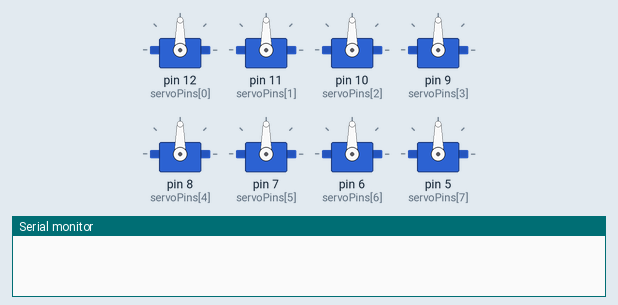
This sketch was run on a simulated Arduino Uno, built with avr-gcc and run on an emulated ATmega328P. Shown: 8 × servo, the last lines printed to the serial monitor.

Above: at 0.1 s.
At 1.15 s:
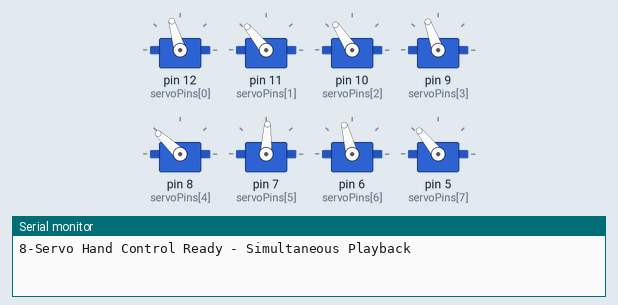
At 7.84 s:
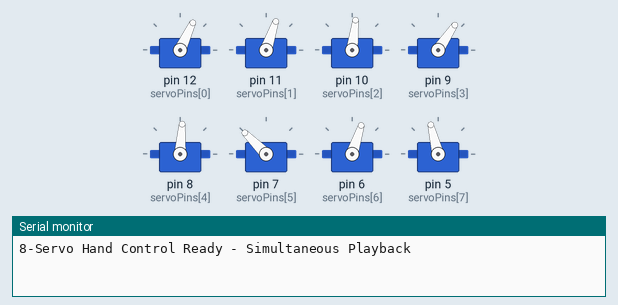
At 11.69 s:
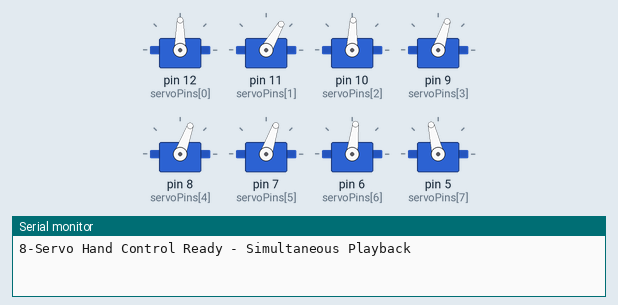
At 21.86 s:
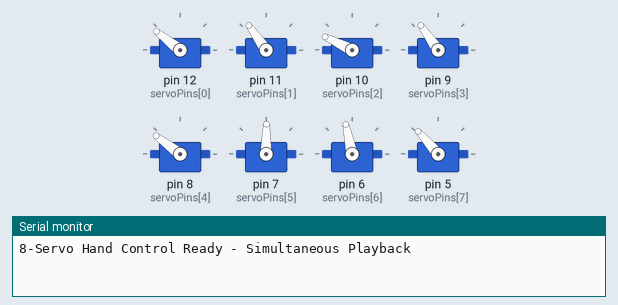
At 38.2 s:
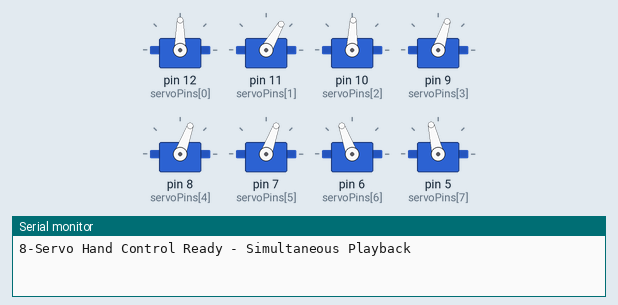
Timing chart, 0 to 40.0 s (numbered marks = the images above):
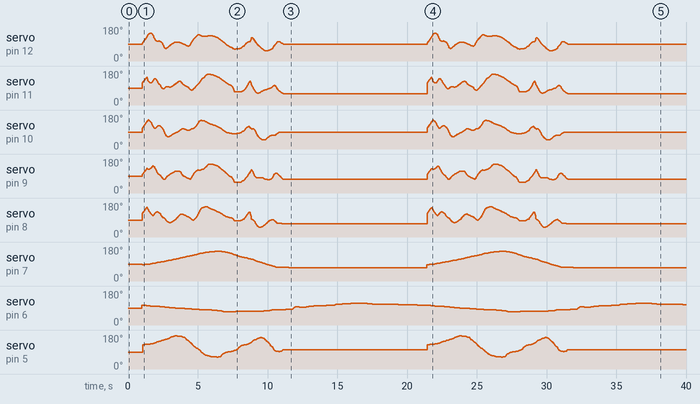

The sketch:

hand_movements_20251204_215802.ino
```cpp
/*
 * 8-Servo Hand Control - Generated Movement Code (SIMULTANEOUS PLAYBACK)
 * Generated: 2025-12-04 21:58:02
 * Layers: 4
 * Original Frames Recorded: 3735
 * Loop Duration: 20.40s (recorded) / 20.40s (at 1.0x speed)
 * Playback Speed: 1.0x
 *
 * Hardware: 5 Finger Servos + 3 Arm Servos
 * Fingers: Thumb, Index, Middle, Ring, Pinky
 * Arm: Shoulder, Elbow, Wrist
 *
 * Pin Mapping (reversed order):
 * Pin 12 -> Thumb (servo 0)
 * Pin 11 -> Index (servo 1)
 * Pin 10 -> Middle (servo 2)
 * Pin 9  -> Ring (servo 3)
 * Pin 8  -> Pinky (servo 4)
 * Pin 7  -> Shoulder (servo 5)
 * Pin 6  -> Elbow (servo 6)
 * Pin 5  -> Wrist (servo 7)
 */

#include <Servo.h>

// Servo objects
Servo servo[8];
int servoPins[8] = {12, 11, 10, 9, 8, 7, 6, 5};

// Timing
unsigned long loopStartTime;
unsigned long loopDuration = 20401; // milliseconds (adjusted for 1.0x speed)

// Layer data structures

// Layer 1: Layer_1 (manual mode) - 53 keyframes
const int layer1_count = 53;
const unsigned long layer1_times[] PROGMEM = {2, 497, 722, 978, 1154, 1386, 1692, 1878, 2130, 2306, 2529, 2698, 2858, 3034, 3201, 3399, 3604, 3818, 3978, 4117, 4402, 4619, 4894, 5362, 5858, 5989, 6218, 6374, 6505, 6602, 6778, 6869, 6938, 7149, 7309, 7531, 7654, 7850, 7991, 8066, 8160, 8347, 8490, 8623, 8750, 8842, 8969, 9121, 9310, 9410, 9545, 9674, 12215};
const int layer1_servo5[] PROGMEM = {87, 90, 93, 96, 99, 102, 105, 109, 112, 115, 118, 121, 124, 127, 130, 133, 136, 139, 142, 146, 149, 152, 155, 158, 155, 152, 149, 146, 142, 139, 136, 133, 130, 127, 124, 121, 118, 115, 112, 109, 105, 102, 99, 96, 93, 90, 87, 84, 81, 78, 75, 72, 69};
int layer1_index = 0;

// Layer 2: Layer_2 (manual mode) - 31 keyframes
const int layer2_count = 31;
const unsigned long layer2_times[] PROGMEM = {0, 442, 627, 1596, 1731, 2376, 3284, 3685, 4874, 5227, 5694, 5819, 8486, 9169, 9307, 10780, 10832, 10883, 10952, 11007, 11420, 11934, 12025, 12936, 13803, 13908, 14587, 15771, 16138, 16700, 20370};
const int layer2_servo6[] PROGMEM = {105, 102, 99, 96, 93, 90, 86, 83, 80, 77, 74, 71, 74, 77, 81, 84, 88, 91, 94, 97, 94, 97, 100, 103, 106, 110, 113, 116, 113, 110, 107};
int layer2_index = 0;

// Layer 3: Layer_3 (manual mode) - 96 keyframes
const int layer3_count = 96;
const unsigned long layer3_times[] PROGMEM = {27, 501, 735, 912, 1001, 1126, 1310, 1382, 1567, 1652, 1870, 1926, 1991, 2070, 2167, 2336, 2830, 2924, 3063, 3118, 3175, 3246, 3312, 3362, 3414, 3468, 3528, 3583, 3634, 3687, 3742, 3813, 3871, 3965, 4031, 4087, 4151, 4206, 4263, 4318, 4391, 4443, 4510, 4631, 4758, 4940, 5342, 5622, 5676, 5730, 5808, 5909, 6006, 6134, 6491, 6567, 6719, 6775, 6857, 6912, 6996, 7047, 7111, 7162, 7490, 7621, 7687, 7782, 7838, 7889, 7943, 8054, 8173, 8247, 8374, 8505, 8659, 8735, 8790, 8856, 8910, 8967, 9054, 9107, 9158, 9208, 9263, 9327, 9383, 9438, 9495, 9588, 9782, 10014, 10082, 10175};
const int layer3_servo7[] PROGMEM = {129, 132, 135, 138, 141, 145, 148, 151, 154, 157, 160, 163, 166, 169, 172, 175, 172, 169, 166, 161, 156, 153, 150, 146, 142, 139, 136, 131, 127, 122, 119, 116, 111, 108, 104, 101, 97, 92, 88, 85, 82, 78, 75, 72, 69, 66, 63, 66, 72, 78, 81, 84, 88, 91, 94, 97, 100, 103, 106, 113, 116, 120, 123, 127, 130, 133, 136, 139, 142, 146, 151, 154, 157, 161, 164, 167, 164, 161, 157, 153, 148, 144, 140, 134, 131, 124, 120, 117, 113, 104, 98, 95, 92, 95, 103, 103};
int layer3_index = 0;

// Layer 4: Layer_4 (cursor mode) - 88 keyframes
const int layer4_count = 88;
const unsigned long layer4_times[] PROGMEM = {21, 344, 448, 550, 655, 768, 868, 976, 1079, 1184, 1287, 1390, 1496, 1599, 1702, 1808, 1921, 2024, 2128, 2232, 2344, 2444, 2551, 2656, 2757, 2864, 2968, 3080, 3221, 3345, 3455, 3559, 3664, 3769, 3871, 3975, 4079, 4183, 4287, 4428, 4535, 4639, 4743, 4863, 5025, 5205, 5361, 5488, 5591, 5694, 5800, 5917, 6025, 6129, 6252, 6415, 6520, 6622, 7088, 7199, 7319, 7431, 7533, 7639, 7744, 7844, 7951, 8056, 8156, 8264, 8366, 8466, 8575, 8677, 8784, 8896, 9007, 9112, 9255, 9359, 9463, 9576, 9680, 9783, 9888, 10006, 10129, 10175};
const int layer4_servo0[] PROGMEM = {94, 128, 142, 147, 147, 140, 121, 108, 104, 106, 103, 99, 88, 70, 65, 71, 78, 85, 91, 95, 99, 99, 98, 98, 96, 92, 89, 86, 80, 78, 88, 103, 114, 121, 130, 138, 138, 135, 132, 131, 130, 131, 134, 134, 133, 129, 125, 120, 113, 107, 101, 96, 87, 82, 76, 72, 65, 63, 68, 76, 81, 93, 98, 102, 101, 123, 120, 108, 97, 87, 80, 75, 66, 61, 55, 54, 55, 58, 62, 68, 81, 90, 101, 102, 100, 94, 90, 89};
const int layer4_servo1[] PROGMEM = {118, 148, 125, 118, 117, 126, 139, 138, 128, 112, 106, 91, 85, 89, 96, 96, 95, 95, 98, 103, 110, 115, 122, 126, 126, 115, 108, 102, 97, 92, 80, 78, 84, 91, 100, 108, 117, 128, 140, 145, 154, 161, 164, 162, 160, 155, 150, 146, 141, 135, 129, 124, 117, 112, 106, 102, 91, 71, 71, 74, 78, 90, 101, 117, 129, 105, 92, 77, 66, 62, 64, 67, 73, 77, 80, 82, 85, 88, 92, 99, 104, 100, 86, 76, 71, 64, 60, 59};
const int layer4_servo2[] PROGMEM = {110, 145, 154, 148, 140, 121, 110, 112, 120, 124, 121, 115, 105, 88, 71, 66, 66, 70, 75, 80, 84, 87, 92, 96, 102, 108, 106, 104, 99, 97, 103, 108, 108, 113, 122, 134, 147, 151, 150, 150, 145, 142, 137, 133, 129, 125, 120, 115, 111, 106, 99, 94, 88, 86, 84, 82, 80, 81, 86, 93, 98, 110, 116, 120, 112, 105, 107, 102, 89, 72, 62, 56, 50, 49, 49, 53, 61, 67, 72, 74, 73, 75, 83, 87, 90, 90, 88, 87};
const int layer4_servo3[] PROGMEM = {99, 130, 125, 128, 133, 143, 139, 125, 109, 98, 94, 85, 75, 71, 80, 90, 95, 101, 105, 110, 114, 116, 116, 116, 111, 96, 90, 85, 80, 75, 73, 84, 99, 108, 117, 122, 120, 121, 125, 128, 135, 143, 151, 152, 152, 148, 144, 139, 132, 125, 119, 114, 104, 98, 89, 84, 72, 56, 58, 64, 69, 81, 88, 100, 111, 123, 110, 92, 82, 81, 81, 81, 80, 79, 73, 72, 70, 71, 75, 83, 100, 105, 103, 95, 89, 78, 72, 71};
const int layer4_servo4[] PROGMEM = {125, 158, 143, 131, 121, 112, 121, 130, 135, 128, 124, 110, 103, 99, 90, 81, 76, 76, 79, 85, 91, 96, 107, 113, 121, 122, 118, 114, 109, 105, 99, 92, 89, 95, 104, 116, 133, 147, 155, 158, 160, 160, 156, 151, 146, 141, 135, 131, 128, 123, 117, 112, 107, 105, 103, 100, 96, 86, 88, 92, 96, 108, 118, 130, 130, 94, 90, 83, 70, 57, 52, 51, 54, 58, 65, 71, 80, 86, 91, 93, 88, 81, 73, 72, 72, 71, 70, 69};
int layer4_index = 0;

void setup() {
  Serial.begin(9600);

  // Attach servos
  for(int i = 0; i < 8; i++) {
    servo[i].attach(servoPins[i]);
    servo[i].write(90);
  }

  delay(1000);
  Serial.println("8-Servo Hand Control Ready - Simultaneous Playback");
  loopStartTime = millis();
}

void loop() {
  unsigned long elapsed = millis() - loopStartTime;

  // Smooth loop blending - last 10% of loop blends back to start
  unsigned long blendZone = loopDuration / 10;  // 10% blend zone
  bool isBlending = elapsed >= (loopDuration - blendZone);
  float blendFactor = 0.0;

  if(isBlending) {
    blendFactor = (float)(elapsed - (loopDuration - blendZone)) / (float)blendZone;
    blendFactor = constrain(blendFactor, 0.0, 1.0);
  }

  // Loop the sequence
  if(elapsed >= loopDuration) {
    loopStartTime = millis();
    elapsed = 0;
    layer1_index = 0;
    layer2_index = 0;
    layer3_index = 0;
    layer4_index = 0;
  }

  // Update layer 1 with interpolation
  if(layer1_index < layer1_count - 1) {
    unsigned long currentTime = pgm_read_dword(&layer1_times[layer1_index]);
    unsigned long nextTime = pgm_read_dword(&layer1_times[layer1_index + 1]);

    // Move to next keyframe if we've passed it
    if(elapsed >= nextTime) {
      layer1_index++;
    }

    // Interpolate between current and next keyframe
    if(layer1_index < layer1_count - 1 && elapsed >= currentTime) {
      currentTime = pgm_read_dword(&layer1_times[layer1_index]);
      nextTime = pgm_read_dword(&layer1_times[layer1_index + 1]);

      // Calculate interpolation factor (0.0 to 1.0)
      float factor = (float)(elapsed - currentTime) / (float)(nextTime - currentTime);
      factor = constrain(factor, 0.0, 1.0);

      // Interpolate Shoulder
      int curr5 = pgm_read_word(&layer1_servo5[layer1_index]);
      int next5 = pgm_read_word(&layer1_servo5[layer1_index + 1]);
      int start5 = pgm_read_word(&layer1_servo5[0]);

      if(curr5 != -1 && next5 != -1) {
        int interpolated = curr5 + (int)((next5 - curr5) * factor);

        // Apply blend zone for smooth looping
        if(isBlending && start5 != -1) {
          interpolated = interpolated * (1.0 - blendFactor) + start5 * blendFactor;
        }

        servo[5].write(interpolated);
      } else if(curr5 != -1) {
        int pos = curr5;

        // Apply blend zone for smooth looping
        if(isBlending && start5 != -1) {
          pos = pos * (1.0 - blendFactor) + start5 * blendFactor;
        }

        servo[5].write(pos);
      }
    }
  }

  // Update layer 2 with interpolation
  if(layer2_index < layer2_count - 1) {
    unsigned long currentTime = pgm_read_dword(&layer2_times[layer2_index]);
    unsigned long nextTime = pgm_read_dword(&layer2_times[layer2_index + 1]);

    // Move to next keyframe if we've passed it
    if(elapsed >= nextTime) {
      layer2_index++;
    }

    // Interpolate between current and next keyframe
    if(layer2_index < layer2_count - 1 && elapsed >= currentTime) {
      currentTime = pgm_read_dword(&layer2_times[layer2_index]);
      nextTime = pgm_read_dword(&layer2_times[layer2_index + 1]);

      // Calculate interpolation factor (0.0 to 1.0)
      float factor = (float)(elapsed - currentTime) / (float)(nextTime - currentTime);
      factor = constrain(factor, 0.0, 1.0);

      // Interpolate Elbow
      int curr6 = pgm_read_word(&layer2_servo6[layer2_index]);
      int next6 = pgm_read_word(&layer2_servo6[layer2_index + 1]);
      int start6 = pgm_read_word(&layer2_servo6[0]);

      if(curr6 != -1 && next6 != -1) {
        int interpolated = curr6 + (int)((next6 - curr6) * factor);

        // Apply blend zone for smooth looping
        if(isBlending && start6 != -1) {
          interpolated = interpolated * (1.0 - blendFactor) + start6 * blendFactor;
        }

        servo[6].write(interpolated);
      } else if(curr6 != -1) {
        int pos = curr6;

        // Apply blend zone for smooth looping
        if(isBlending && start6 != -1) {
          pos = pos * (1.0 - blendFactor) + start6 * blendFactor;
        }

        servo[6].write(pos);
      }
    }
  }

  // Update layer 3 with interpolation
  if(layer3_index < layer3_count - 1) {
    unsigned long currentTime = pgm_read_dword(&layer3_times[layer3_index]);
    unsigned long nextTime = pgm_read_dword(&layer3_times[layer3_index + 1]);

    // Move to next keyframe if we've passed it
    if(elapsed >= nextTime) {
      layer3_index++;
    }

    // Interpolate between current and next keyframe
    if(layer3_index < layer3_count - 1 && elapsed >= currentTime) {
      currentTime = pgm_read_dword(&layer3_times[layer3_index]);
      nextTime = pgm_read_dword(&layer3_times[layer3_index + 1]);

      // Calculate interpolation factor (0.0 to 1.0)
      float factor = (float)(elapsed - currentTime) / (float)(nextTime - currentTime);
      factor = constrain(factor, 0.0, 1.0);

      // Interpolate Wrist
      int curr7 = pgm_read_word(&layer3_servo7[layer3_index]);
      int next7 = pgm_read_word(&layer3_servo7[layer3_index + 1]);
      int start7 = pgm_read_word(&layer3_servo7[0]);

      if(curr7 != -1 && next7 != -1) {
        int interpolated = curr7 + (int)((next7 - curr7) * factor);

        // Apply blend zone for smooth looping
        if(isBlending && start7 != -1) {
          interpolated = interpolated * (1.0 - blendFactor) + start7 * blendFactor;
        }

        servo[7].write(interpolated);
      } else if(curr7 != -1) {
        int pos = curr7;

        // Apply blend zone for smooth looping
        if(isBlending && start7 != -1) {
          pos = pos * (1.0 - blendFactor) + start7 * blendFactor;
        }

        servo[7].write(pos);
      }
    }
  }

  // Update layer 4 with interpolation
  if(layer4_index < layer4_count - 1) {
    unsigned long currentTime = pgm_read_dword(&layer4_times[layer4_index]);
    unsigned long nextTime = pgm_read_dword(&layer4_times[layer4_index + 1]);

    // Move to next keyframe if we've passed it
    if(elapsed >= nextTime) {
      layer4_index++;
    }

    // Interpolate between current and next keyframe
    if(layer4_index < layer4_count - 1 && elapsed >= currentTime) {
      currentTime = pgm_read_dword(&layer4_times[layer4_index]);
      nextTime = pgm_read_dword(&layer4_times[layer4_index + 1]);

      // Calculate interpolation factor (0.0 to 1.0)
      float factor = (float)(elapsed - currentTime) / (float)(nextTime - currentTime);
      factor = constrain(factor, 0.0, 1.0);

      // Interpolate Thumb
      int curr0 = pgm_read_word(&layer4_servo0[layer4_index]);
      int next0 = pgm_read_word(&layer4_servo0[layer4_index + 1]);
      int start0 = pgm_read_word(&layer4_servo0[0]);

      if(curr0 != -1 && next0 != -1) {
        int interpolated = curr0 + (int)((next0 - curr0) * factor);

        // Apply blend zone for smooth looping
        if(isBlending && start0 != -1) {
          interpolated = interpolated * (1.0 - blendFactor) + start0 * blendFactor;
        }

        servo[0].write(interpolated);
      } else if(curr0 != -1) {
        int pos = curr0;

        // Apply blend zone for smooth looping
        if(isBlending && start0 != -1) {
          pos = pos * (1.0 - blendFactor) + start0 * blendFactor;
        }

        servo[0].write(pos);
      }
      // Interpolate Index
      int curr1 = pgm_read_word(&layer4_servo1[layer4_index]);
      int next1 = pgm_read_word(&layer4_servo1[layer4_index + 1]);
      int start1 = pgm_read_word(&layer4_servo1[0]);

      if(curr1 != -1 && next1 != -1) {
        int interpolated = curr1 + (int)((next1 - curr1) * factor);

        // Apply blend zone for smooth looping
        if(isBlending && start1 != -1) {
          interpolated = interpolated * (1.0 - blendFactor) + start1 * blendFactor;
        }

        servo[1].write(interpolated);
      } else if(curr1 != -1) {
        int pos = curr1;

        // Apply blend zone for smooth looping
        if(isBlending && start1 != -1) {
          pos = pos * (1.0 - blendFactor) + start1 * blendFactor;
        }

        servo[1].write(pos);
      }
      // Interpolate Middle
      int curr2 = pgm_read_word(&layer4_servo2[layer4_index]);
      int next2 = pgm_read_word(&layer4_servo2[layer4_index + 1]);
      int start2 = pgm_read_word(&layer4_servo2[0]);

      if(curr2 != -1 && next2 != -1) {
        int interpolated = curr2 + (int)((next2 - curr2) * factor);

        // Apply blend zone for smooth looping
        if(isBlending && start2 != -1) {
          interpolated = interpolated * (1.0 - blendFactor) + start2 * blendFactor;
        }

        servo[2].write(interpolated);
      } else if(curr2 != -1) {
        int pos = curr2;

        // Apply blend zone for smooth looping
        if(isBlending && start2 != -1) {
          pos = pos * (1.0 - blendFactor) + start2 * blendFactor;
        }

        servo[2].write(pos);
      }
      // Interpolate Ring
      int curr3 = pgm_read_word(&layer4_servo3[layer4_index]);
      int next3 = pgm_read_word(&layer4_servo3[layer4_index + 1]);
      int start3 = pgm_read_word(&layer4_servo3[0]);

      if(curr3 != -1 && next3 != -1) {
        int interpolated = curr3 + (int)((next3 - curr3) * factor);

        // Apply blend zone for smooth looping
        if(isBlending && start3 != -1) {
          interpolated = interpolated * (1.0 - blendFactor) + start3 * blendFactor;
        }

        servo[3].write(interpolated);
      } else if(curr3 != -1) {
        int pos = curr3;

        // Apply blend zone for smooth looping
        if(isBlending && start3 != -1) {
          pos = pos * (1.0 - blendFactor) + start3 * blendFactor;
        }

        servo[3].write(pos);
      }
      // Interpolate Pinky
      int curr4 = pgm_read_word(&layer4_servo4[layer4_index]);
      int next4 = pgm_read_word(&layer4_servo4[layer4_index + 1]);
      int start4 = pgm_read_word(&layer4_servo4[0]);

      if(curr4 != -1 && next4 != -1) {
        int interpolated = curr4 + (int)((next4 - curr4) * factor);

        // Apply blend zone for smooth looping
        if(isBlending && start4 != -1) {
          interpolated = interpolated * (1.0 - blendFactor) + start4 * blendFactor;
        }

        servo[4].write(interpolated);
      } else if(curr4 != -1) {
        int pos = curr4;

        // Apply blend zone for smooth looping
        if(isBlending && start4 != -1) {
          pos = pos * (1.0 - blendFactor) + start4 * blendFactor;
        }

        servo[4].write(pos);
      }
    }
  }

  delay(5); // 200Hz update rate for smooth interpolation
}
```
